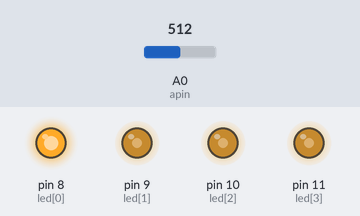
Simulated run of this sketch. Board: Arduino Uno, built with avr-gcc and run on an emulated ATmega328P. On the bench: output pins drawn as LEDs (lit = HIGH). Inputs (shaded band) come from the test bench; at power-on: A0 (apin) = 512.

Above: at 1.2 s.
1.3 s: A0 (apin) set to 716
At 1.8 s:
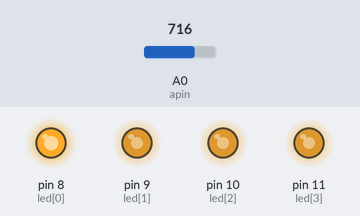
2.8 s: A0 (apin) set to 900
At 4.0 s:
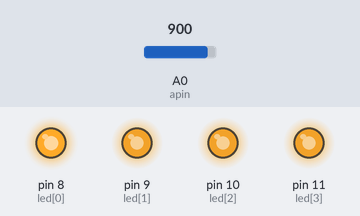
4.3 s: A0 (apin) set to 511
At 5.3 s:
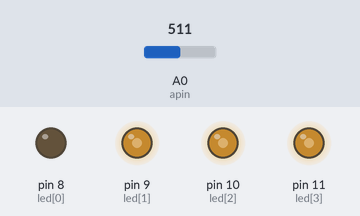
5.8 s: A0 (apin) set to 122
At 6.4 s:
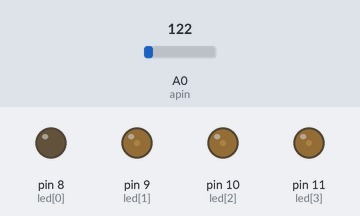
7.3 s: A0 (apin) set to 0
At 8.7 s:
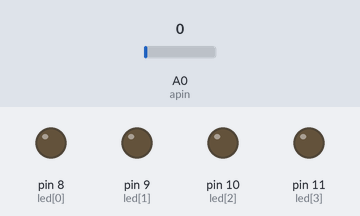
Timing chart, 0 to 9.8 s (numbered marks = the images above; inputs shaded):
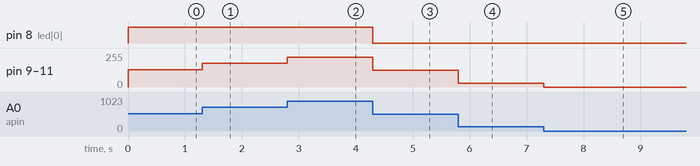

The sketch:

7_AnalogIn_potentio.ino
```cpp
int led[4]={8,9,10,11}, apin=0;

void setup()
{
  for(int i=0; i<4; i++)
    pinMode(led[i], OUTPUT); // 디폴트는 입력
}

void loop()
{
  int aval = analogRead(apin);
  int brightness = aval / 4; // 10bit->8bit
  for(int i=0; i<4; i++)
    analogWrite(led[i], brightness); // 밝기 출력
}
```

Measured:
- after the input at 1.3 s, pin 9 (led[1]), pin 10 (led[2]), pin 11 (led[3]): 128/255 → 179/255 at once
- after the input at 2.8 s, pin 9 (led[1]), pin 10 (led[2]), pin 11 (led[3]): 179/255 → 225/255 at once
- after the input at 4.3 s, pin 8 (led[0]): HIGH → LOW at once; pin 9 (led[1]), pin 10 (led[2]), pin 11 (led[3]): 225/255 → 127/255 at once
- after the input at 5.8 s, pin 9 (led[1]), pin 10 (led[2]), pin 11 (led[3]): 127/255 → 30/255 at once
- after the input at 7.3 s, pin 9 (led[1]), pin 10 (led[2]), pin 11 (led[3]): 30/255 → 0/255 at once
